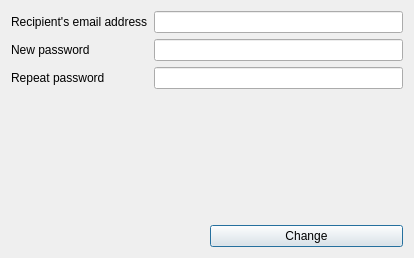
<?xml version="1.0" encoding="UTF-8"?>
<ui version="4.0">
 <class>ChangePasswordDialog</class>
 <widget class="QDialog" name="ChangePasswordDialog">
  <property name="geometry">
   <rect>
    <x>0</x>
    <y>0</y>
    <width>414</width>
    <height>258</height>
   </rect>
  </property>
  <property name="windowTitle">
   <string>Dialog</string>
  </property>
  <layout class="QGridLayout" name="gridLayout_2">
   <item row="0" column="0" colspan="2">
    <layout class="QGridLayout" name="gridLayout">
     <item row="0" column="0">
      <widget class="QLabel" name="label">
       <property name="text">
        <string>Recipient's email address</string>
       </property>
       <property name="buddy">
        <cstring>email_line</cstring>
       </property>
      </widget>
     </item>
     <item row="0" column="1">
      <widget class="QLineEdit" name="email_line"/>
     </item>
     <item row="1" column="0">
      <widget class="QLabel" name="label_2">
       <property name="text">
        <string>New password</string>
       </property>
       <property name="buddy">
        <cstring>password_line</cstring>
       </property>
      </widget>
     </item>
     <item row="1" column="1">
      <widget class="QLineEdit" name="password_line">
       <property name="echoMode">
        <enum>QLineEdit::Password</enum>
       </property>
      </widget>
     </item>
     <item row="2" column="0">
      <widget class="QLabel" name="label_3">
       <property name="text">
        <string>Repeat password</string>
       </property>
       <property name="buddy">
        <cstring>repeat_password_line</cstring>
       </property>
      </widget>
     </item>
     <item row="2" column="1">
      <widget class="QLineEdit" name="repeat_password_line">
       <property name="echoMode">
        <enum>QLineEdit::Password</enum>
       </property>
      </widget>
     </item>
    </layout>
   </item>
   <item row="1" column="1">
    <spacer name="verticalSpacer">
     <property name="orientation">
      <enum>Qt::Vertical</enum>
     </property>
     <property name="sizeHint" stdset="0">
      <size>
       <width>20</width>
       <height>111</height>
      </size>
     </property>
    </spacer>
   </item>
   <item row="2" column="1">
    <widget class="QPushButton" name="change_button">
     <property name="text">
      <string>Change</string>
     </property>
    </widget>
   </item>
  </layout>
 </widget>
 <tabstops>
  <tabstop>email_line</tabstop>
  <tabstop>password_line</tabstop>
  <tabstop>repeat_password_line</tabstop>
 </tabstops>
 <resources/>
 <connections/>
</ui>
